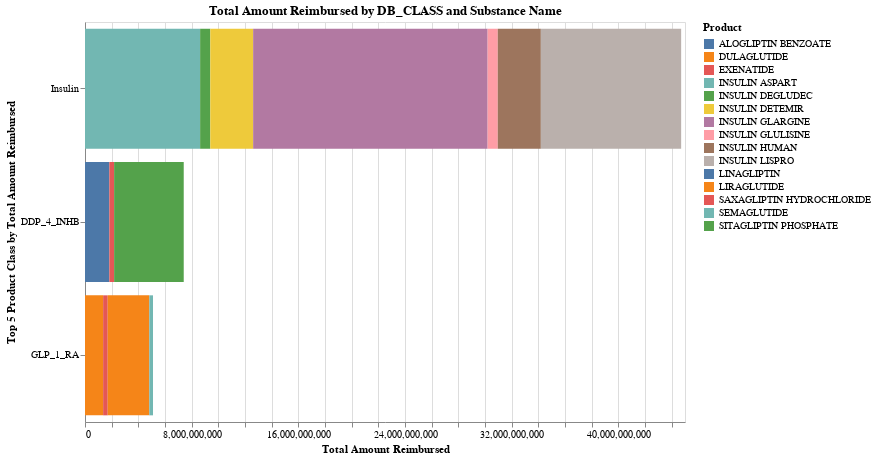

Write notebook code for a chart like this one.
### Code cell
stackbar_T3 = alt.Chart(df_agg_reim_top_3).mark_bar().encode(
    x=alt.X('sum(total_amount_reimbursed):Q', title='Total Amount Reimbursed'),
    y=alt.Y('DB_CLASS', title='Top 5 Product Class by Total Amount Reimbursed',sort='-x'),
    color=alt.Color('SUBSTANCENAME:N', title='Product'),
)

labels = alt.Chart(df_agg_reim_top_3).mark_text(align='center', baseline='middle').encode(
    x=alt.X('sum(total_amount_reimbursed):Q'),  # Sort by 'total_amount_reimbursed' in descending order
    y=alt.Y('DB_CLASS',sort='-x'),
    #text=' ',
)


stackbar_chart_T3=(stackbar_T3+labels).properties(
    width=600,  # Adjust the width of the chart as needed
    height=400,  # Adjust the height of the chart as needed
    title='Total Amount Reimbursed by DB_CLASS and Substance Name'
)

stackbar_chart_T3

### Figure 1 — Vega-Lite specification as saved in the notebook (floating-point values rounded to 4 significant figures)
{"config": {"view": {"continuousWidth": 300, "continuousHeight": 300}}, "layer": [{"mark": {"type": "bar"}, "encoding": {"color": {"field": "SUBSTANCENAME", "title": "Product", "type": "nominal"}, "x": {"aggregate": "sum", "field": "total_amount_reimbursed", "title": "Total Amount Reimbursed", "type": "quantitative"}, "y": {"field": "DB_CLASS", "sort": "-x", "title": "Top 5 Product Class by Total Amount Reimbursed", "type": "nominal"}}}, {"mark": {"type": "text", "align": "center", "baseline": "middle"}, "encoding": {"x": {"aggregate": "sum", "field": "total_amount_reimbursed", "type": "quantitative"}, "y": {"field": "DB_CLASS", "sort": "-x", "type": "nominal"}}}], "data": {"name": "data-acc1bf7903f174545d80035dcf63b5ad"}, "height": 400, "title": "Total Amount Reimbursed by DB_CLASS and Substance Name", "width": 600, "$schema": "https://vega.github.io/schema/vega-lite/v5.14.1.json", "datasets": {"data-acc1bf7903f174545d80035dcf63b5ad": [{"SUBSTANCENAME": "ALOGLIPTIN BENZOATE", "DB_CLASS": "DDP_4_INHB", "total_amount_reimbursed": 299200000.0}, {"SUBSTANCENAME": "DULAGLUTIDE", "DB_CLASS": "GLP_1_RA", "total_amount_reimbursed": 1360000000.0}, {"SUBSTANCENAME": "EXENATIDE", "DB_CLASS": "GLP_1_RA", "total_amount_reimbursed": 344200000.0}, {"SUBSTANCENAME": "INSULIN ASPART", "DB_CLASS": "Insulin", "total_amount_reimbursed": 8635000000.0}, {"SUBSTANCENAME": "INSULIN DEGLUDEC", "DB_CLASS": "Insulin", "total_amount_reimbursed": 762600000.0}, {"SUBSTANCENAME": "INSULIN DETEMIR", "DB_CLASS": "Insulin", "total_amount_reimbursed": 3214000000.0}, {"SUBSTANCENAME": "INSULIN GLARGINE", "DB_CLASS": "Insulin", "total_amount_reimbursed": 17590000000.0}, {"SUBSTANCENAME": "INSULIN GLULISINE", "DB_CLASS": "Insulin", "total_amount_reimbursed": 761300000.0}, {"SUBSTANCENAME": "INSULIN HUMAN", "DB_CLASS": "Insulin", "total_amount_reimbursed": 3231000000.0}, {"SUBSTANCENAME": "INSULIN LISPRO", "DB_CLASS": "Insulin", "total_amount_reimbursed": 10520000000.0}, {"SUBSTANCENAME": "LINAGLIPTIN", "DB_CLASS": "DDP_4_INHB", "total_amount_reimbursed": 1527000000.0}, {"SUBSTANCENAME": "LIRAGLUTIDE", "DB_CLASS": "GLP_1_RA", "total_amount_reimbursed": 3121000000.0}, {"SUBSTANCENAME": "SAXAGLIPTIN HYDROCHLORIDE", "DB_CLASS": "DDP_4_INHB", "total_amount_reimbursed": 357800000.0}, {"SUBSTANCENAME": "SEMAGLUTIDE", "DB_CLASS": "GLP_1_RA", "total_amount_reimbursed": 276100000.0}, {"SUBSTANCENAME": "SITAGLIPTIN PHOSPHATE", "DB_CLASS": "DDP_4_INHB", "total_amount_reimbursed": 5221000000.0}]}}
